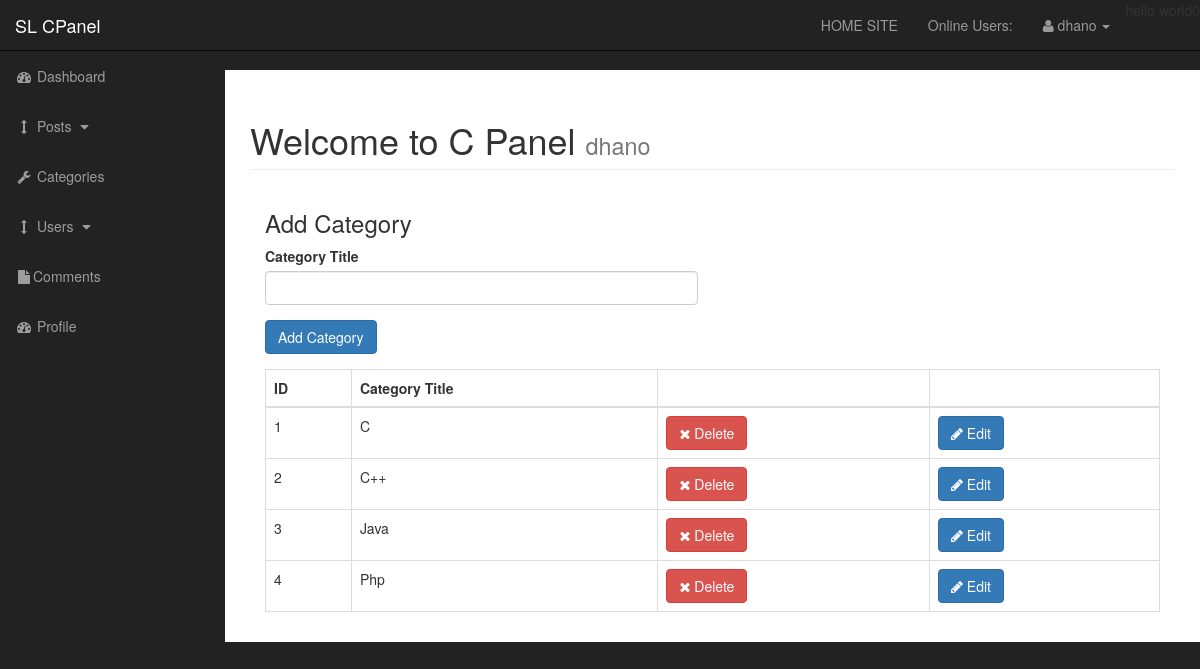
/admin/categories.php (signed in), run on the app's committed database.
### tables this page shows
CREATE TABLE `categories` (
  `cat_id` int(11) NOT NULL,
  `cat_title` varchar(255) NOT NULL
);

### admin/includes/category/view-category.php (the view, shortened to what this page needs)
<div class="col-xs-12">
    <table class="table table-bordered table-hover">
        <tr>
            <th>ID</th>
            <th>Category Title</th>
            <th></th>
            <th></th>
        </tr>
        <tbody>
                <?php
                $query="Select * from categories";
                $select_all_categories_query=mysqli_query($connection, $query);
                while($row=mysqli_fetch_assoc($select_all_categories_query)){
                    echo "<tr>";
                        $cat_title=$row['cat_title'];
                        $cat_id=$row['cat_id'];
                        echo "<td>$cat_id</td>";
                        echo "<td>$cat_title</td>";
                        echo "<td><a href='categories.php?delete=$cat_id' class='btn btn-danger'><span class='fa fa-times'> </span> Delete</a></td>";
                        echo "<td><a href='categories.php?edit=$cat_id' class='btn btn-primary'><span class='fa fa-pencil'></span> Edit</a></td>";
                        echo "</tr>";
                }
                ?>
        </tbody>
    </table>
</div>

### admin/css/sb-admin.css (style rules this page uses)
body { margin-top: 100px; background-color: #222; }
@media (min-width:768px) { body { margin-top: 50px; } }

### data on the page
categories: cat_id "1", cat_title "C"
categories: cat_id "2", cat_title "C++"
categories: cat_id "3", cat_title "Java"
categories: cat_id "4", cat_title "Php"

### other printed values
$username "dhano"
